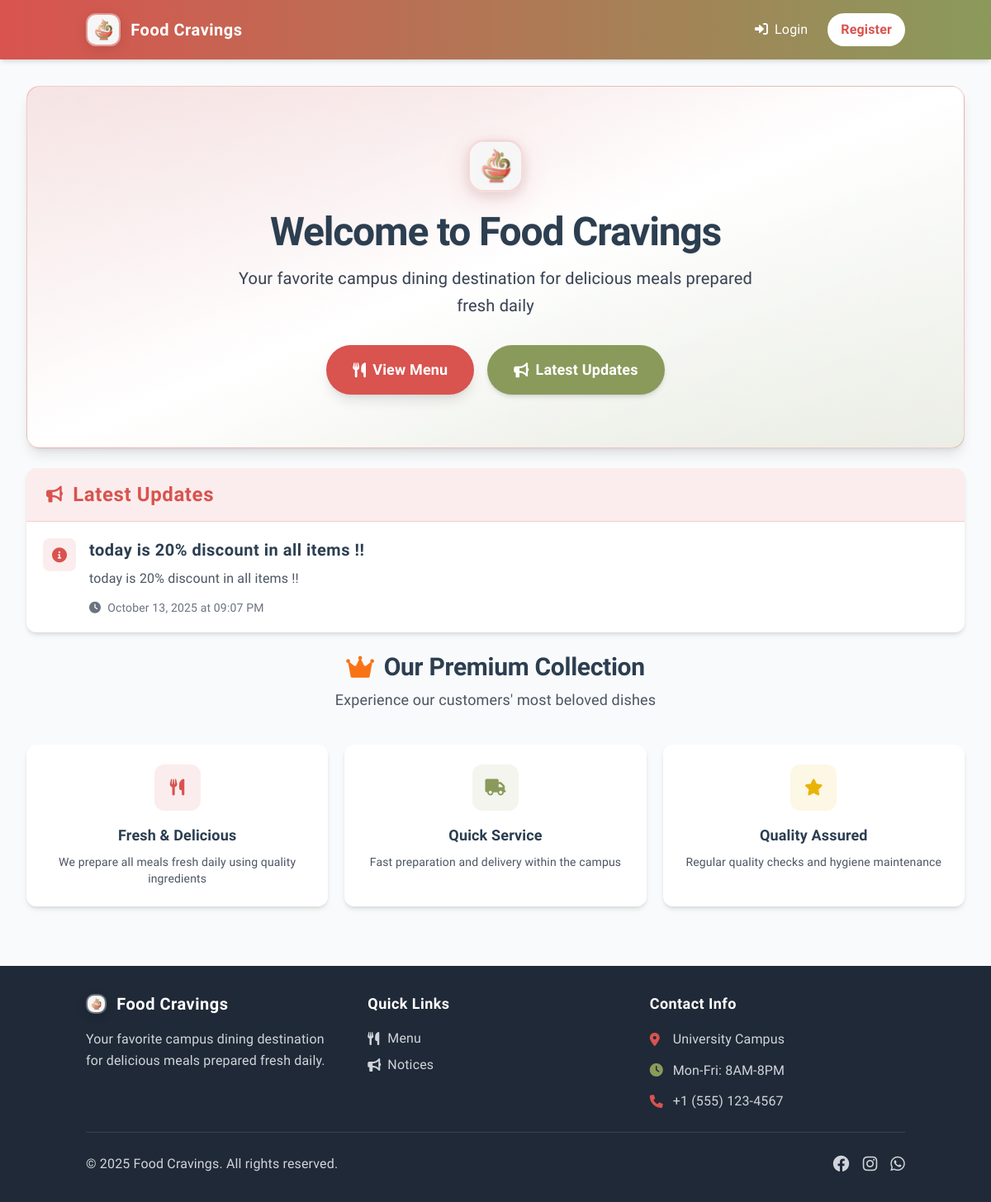
The app's page /, older data.
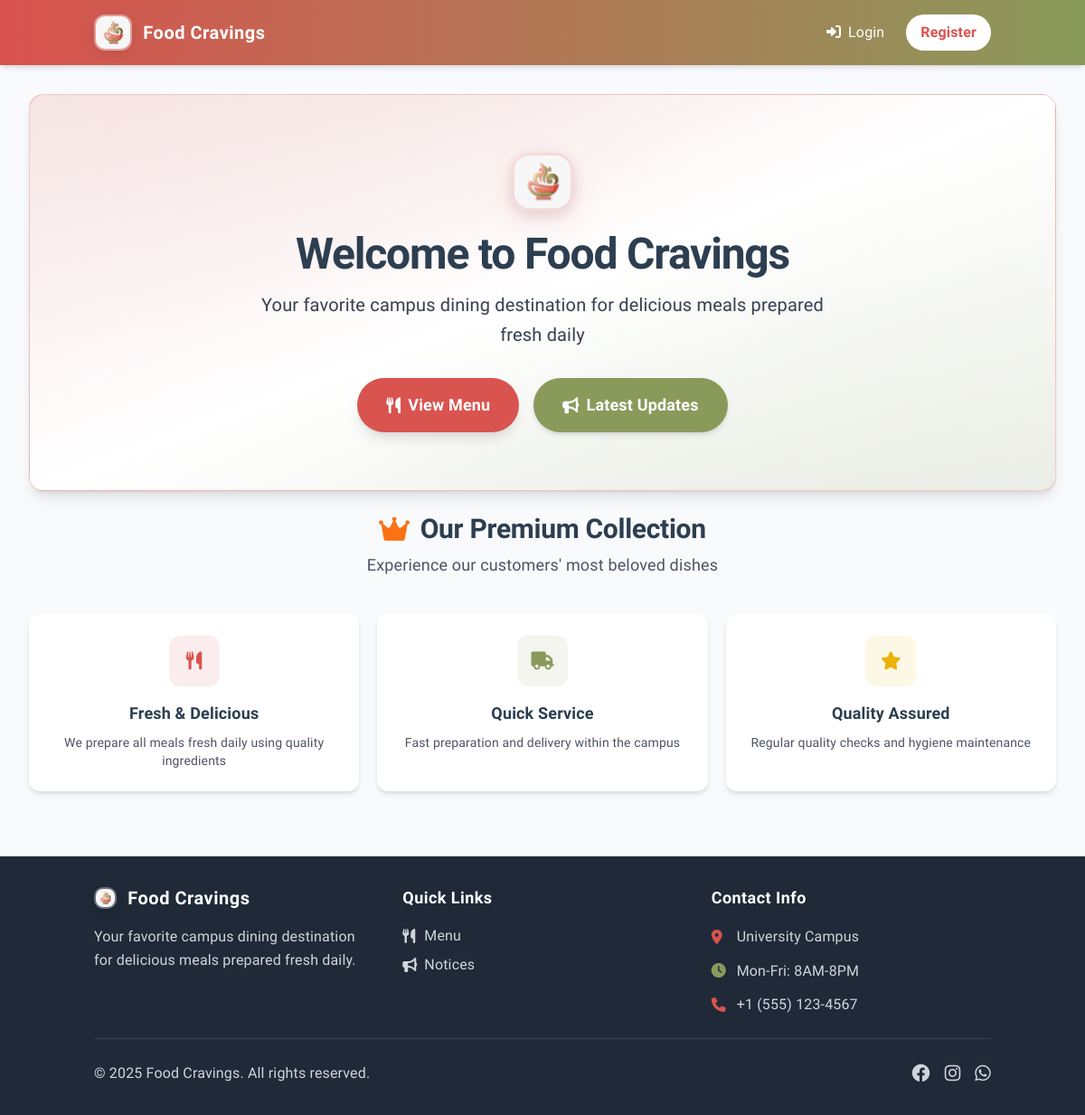
The same page, newer data.
### app.py (models this page shows)
class Notice(db.Model):
    id = db.Column(db.Integer, primary_key=True)
    title = db.Column(db.String(200), nullable=False)
    content = db.Column(db.Text, nullable=False)
    timestamp = db.Column(db.DateTime, default=datetime.utcnow)

### app.py (the view)
@app.route('/')
def index():
    notices = Notice.query.order_by(Notice.timestamp.desc()).limit(5).all()
    featured_items_query = db.session.query(
        MenuItem,
        db.func.avg(Feedback.rating).label('avg_rating'),
        db.func.count(Feedback.id).label('rating_count')
    ).join(Feedback, MenuItem.id == Feedback.item_id)\
     .filter(MenuItem.available == True)\
     .group_by(MenuItem.id)\
     .having(db.func.avg(Feedback.rating) >= 4.5)\
     .order_by(db.func.avg(Feedback.rating).desc(), db.func.count(Feedback.id).desc())\
     .all()
    featured_items = []
    for item_data in featured_items_query:
        item = item_data[0]
        item.average_rating = round(item_data[1], 1) if item_data[1] else 0
        item.total_ratings = item_data[2] if item_data[2] else 0
        featured_items.append(item)
    return render_template('index.html', notices=notices, featured_items=featured_items)

### app.py (called while the page is built)
@babel.localeselector
def get_locale():
    if 'language' in session:
        return session['language']
    if request.args.get('lang'):
        session['language'] = request.args.get('lang')
        return session['language']
    return request.accept_languages.best_match(app.config['LANGUAGES'].keys()) or app.config['BABEL_DEFAULT_LOCALE']

@app.context_processor
def inject_conf_vars():
    return {
        'LANGUAGES': app.config['LANGUAGES'],
        'CURRENT_LANGUAGE': session.get('language', get_locale()),
        '_': gettext
    }

@app.context_processor
def inject_cart_count():
    if 'user_id' in session:
        cart_count = Cart.query.filter_by(user_id=session['user_id']).count()
        return {'cart_count': cart_count}
    return {'cart_count': 0}

### templates/index.html (shortened to what the changed rows need)
{% extends "base.html" %}
{% block content %}
<div class="space-y-6">
    <div class="relative bg-gradient-to-br from-[#D9534F]/20 via-white to-[#8A9A5B]/20 rounded-2xl overflow-hidden border border-[#D9534F]/30 shadow-lg">
        <div class="relative px-6 py-12 md:py-16 text-center">
            <h1 class="text-4xl md:text-5xl font-bold text-dark mb-4 drop-shadow-sm tracking-tight">Welcome to Food Cravings</h1>
        </div>
    </div>
    {% if notices %}
        <div class="bg-white rounded-xl shadow-md overflow-hidden">
            <div class="bg-[#D9534F]/10 px-6 py-4 border-b border-[#D9534F]/20">
                <div class="flex items-center">
                    <i class="fas fa-bullhorn text-[#D9534F] text-xl mr-3"></i>
                    <h2 class="text-2xl font-semibold text-[#D9534F] tracking-wide">Latest Updates</h2>
                </div>
            </div>
            <div class="divide-y divide-gray-100">
                {% for notice in notices %}
                    <div class="p-5 hover:bg-gray-50 transition-colors">
                        <div class="flex items-start space-x-4">
                            <div class="flex-shrink-0">
                                <div class="w-10 h-10 bg-[#D9534F]/10 rounded-lg flex items-center justify-center">
                                    <i class="fas fa-info-circle text-[#D9534F] text-lg"></i>
                                </div>
                            </div>
                            <div class="flex-1">
                                <h3 class="text-xl font-semibold text-dark mb-2 tracking-wide">{{ notice.title }}</h3>
                                <p class="text-gray-600 mb-3 text-base leading-relaxed">{{ notice.content }}</p>
                                <p class="text-sm text-gray-500 flex items-center font-medium">
                                    <i class="fas fa-clock mr-2"></i>
                                    {{ notice.timestamp.strftime('%B %d, %Y at %I:%M %p') }}
                                </p>
                            </div>
                        </div>
                    </div>
                {% endfor %}
            </div>
        </div>
    {% endif %}
    <div class="space-y-4">
        <div class="text-center">
            <div>
                <h2 class="text-3xl font-bold text-dark flex items-center justify-center">
                    <i class="fas fa-crown text-orange-500 mr-3"></i>
                    Our Premium Collection
                </h2>
            </div>
        </div>
    </div>
</div>
{% endblock %}

Row changes from the older to the newer data that the page shows:
removed Notice: title "today is 20% discount in all items !!", content "today is 20% discount in all items !!", timestamp "October 13, 2025 at 09:07 PM"
Text that changed along with them:
text no longer shown: "Latest Updates"
